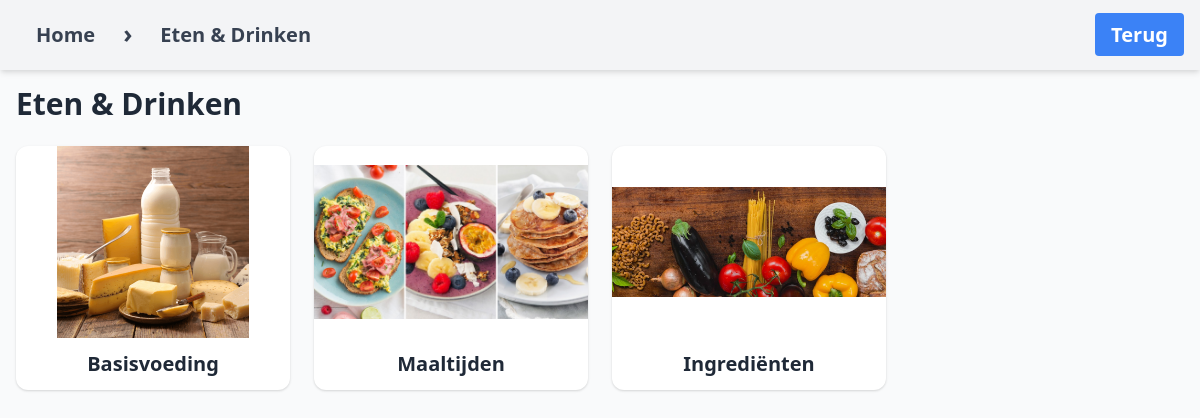
Screenshot of /category/3/ with the database file from the repository.
### ftwapp/models.py (models this page shows, shortened)
class Category(models.Model):
    name = models.CharField(max_length=100)
    image = models.ImageField(upload_to='categories/')
    parent = models.ForeignKey('self', null=True, blank=True, related_name='child_categories', on_delete=models.CASCADE)

class Subcategory(models.Model):
    name = models.CharField(max_length=200)
    category = models.ForeignKey(Category, related_name='subcategories', on_delete=models.CASCADE)
    image = models.ImageField(upload_to='subcategories/', blank=True, null=True)

### ftwapp/views.py (the view)
# urls.py: path('category/<int:category_id>/', views.category_detail, name='category_detail'),
def category_detail(request, category_id):
    category = get_object_or_404(Category, id=category_id)
    subcategories = category.subcategories.all()
    return render(request, 'category_detail.html', {
        'category': category,
        'subcategories': subcategories,
    })

### ftwapp/templates/category_detail.html (shortened to what this page needs)
{% extends "base.html" %}
{% load static %}
{% block nav_button %}
    <a href="{% url 'home' %}" class="bg-blue-500 text-white px-4 py-2 rounded hover:bg-blue-600 transition">Terug</a>
{% endblock %}
{% block breadcrumbs %}
<span>›</span>
<a href="{% url 'category_detail' category.pk %}" class="hover:underline">{{ category.name }}</a>
{% endblock %}
{% block content %}
<h1 class="text-3xl font-bold mb-6">{{ category.name }}</h1>
<div class="grid grid-cols-1 sm:grid-cols-2 md:grid-cols-3 lg:grid-cols-4 gap-6">
    {% for subcategory in subcategories %}
        <a href="{% url 'subcategory_detail' subcategory.pk %}" class="flex flex-col bg-white rounded-xl shadow hover:scale-105 transition transform duration-200">
            {% if subcategory.image %}
            <div class="w-full h-48 bg-center bg-contain bg-no-repeat" style="background-image: url('{{ subcategory.image.url }}');"></div>
            {% else %}
            <img src="{% static 'images/default.jpg' %}" alt="">
            {% endif %}
            <div class="text-center text-xl font-bold py-3">{{ subcategory.name }}</div>
        </a>
    {% endfor %}
</div>
{% endblock %}

### static/styles.css (style rules this page uses)
nav a, nav button { font-size: 20px; padding: 12px 20px; text-decoration: none; border: none; background: none; cursor: pointer; color: inherit; }
nav span { font-size: 25px; position: relative; top: 10px; }

### rows the page displays
Category: name "Eten & Drinken"
Subcategory: image (picture), name "Basisvoeding"
Subcategory: image (picture), name "Maaltijden"
Subcategory: image (picture), name "Ingrediënten"
